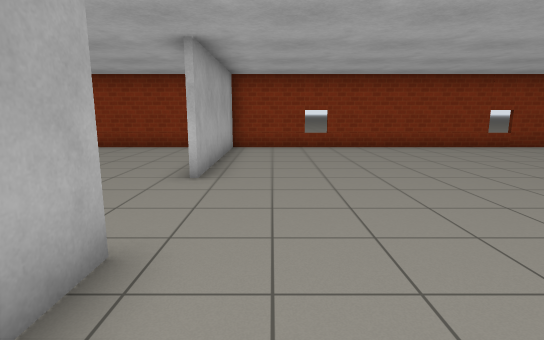
[1] (above)

21 first-person views from a walk through a world built for the Gazebo simulator. The camera is 1.2 m above the floor, tilts 10° down and sees 80° across. The floor is counted in squares, 1 m on a side. Each view is taken from the middle of a square. On the plan, view 1 faces up. The plan holds only what a view shows up to about 13 squares ahead; the rest is blank. Simple patterns stand in for the simulator's built-in surfaces.

[2]
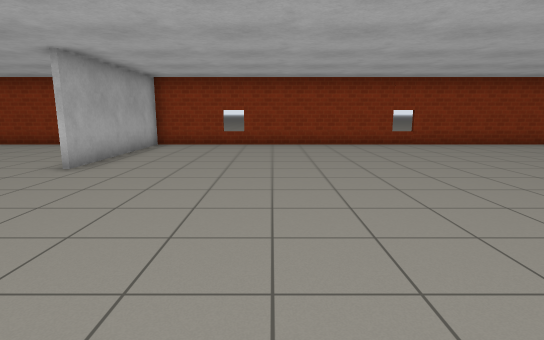

[3]
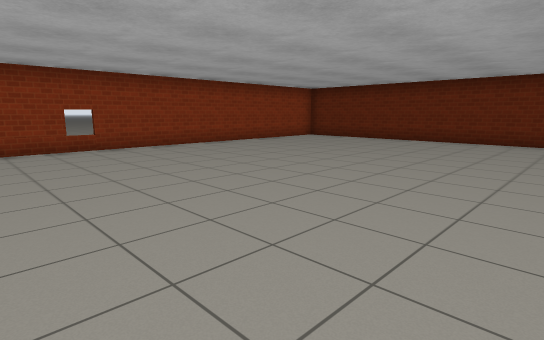

[4]
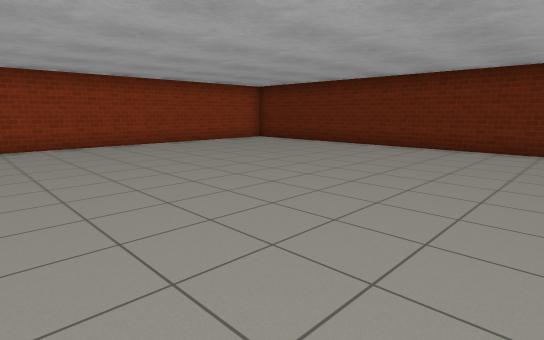

[5]
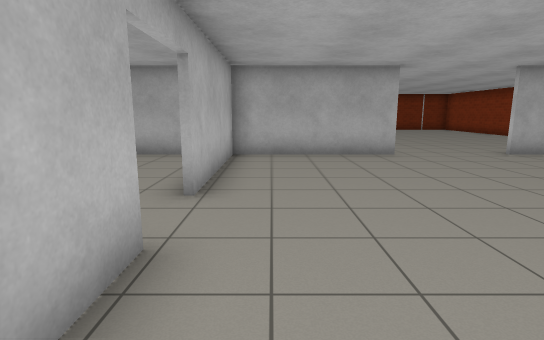

[6]
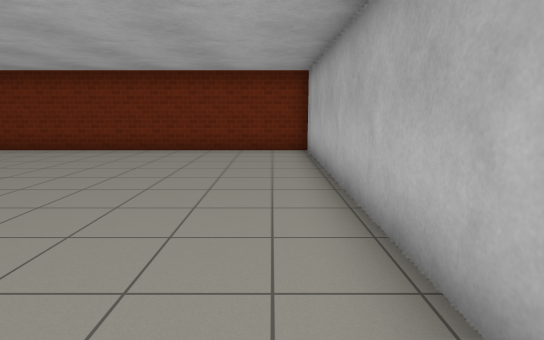

[7]
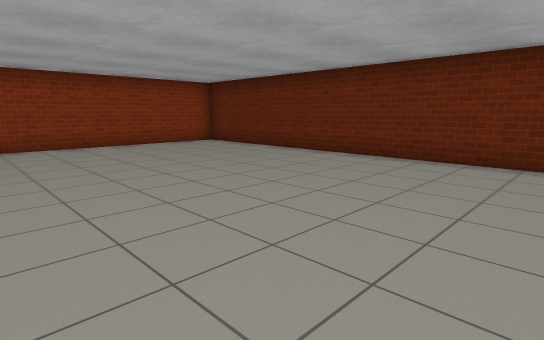

[8]
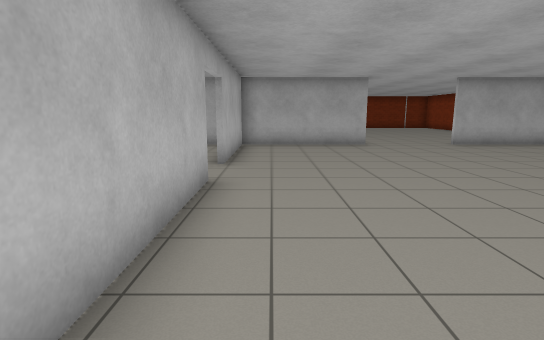

[9]
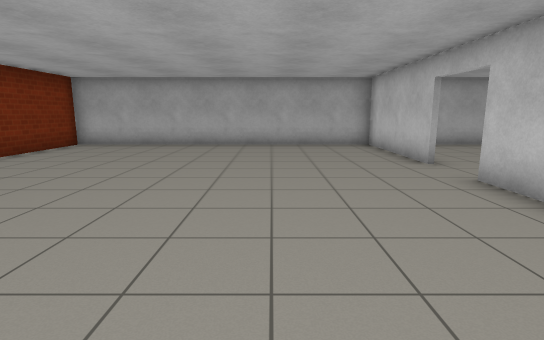

[10]
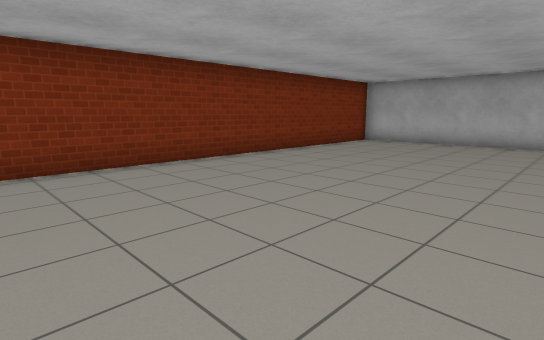

[11]
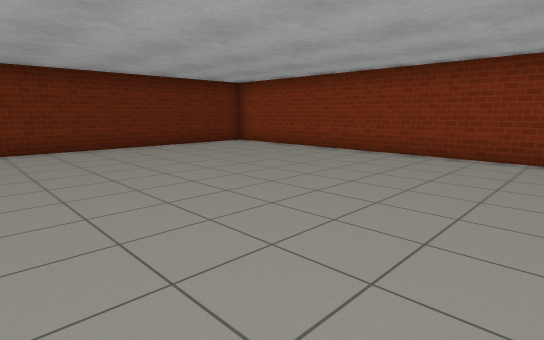

[12]
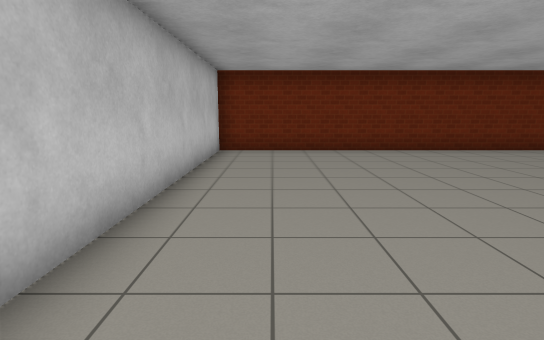

[13]
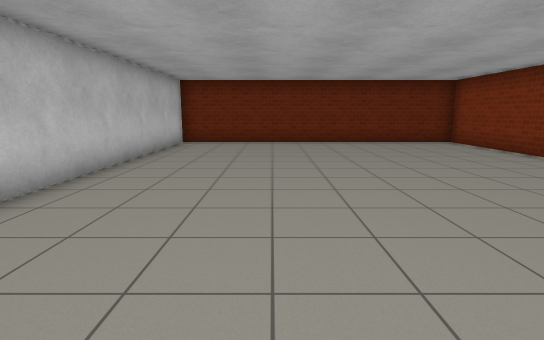

[14]
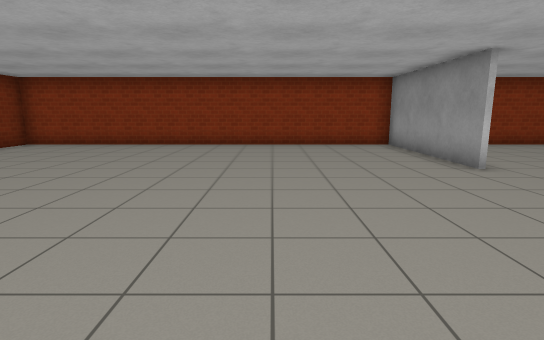

[15]
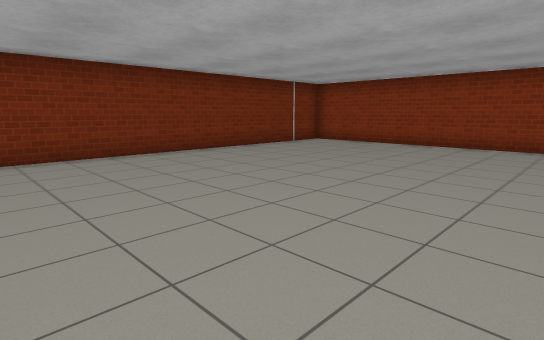

[16]
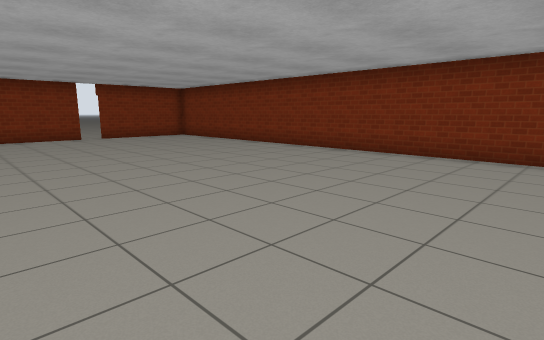

[17]
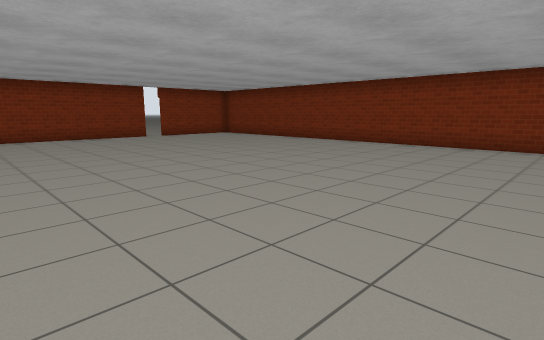

[18]
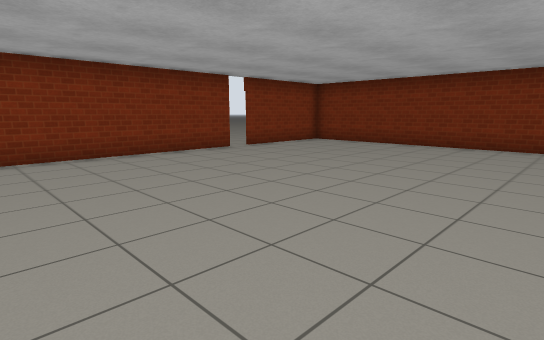

[19]
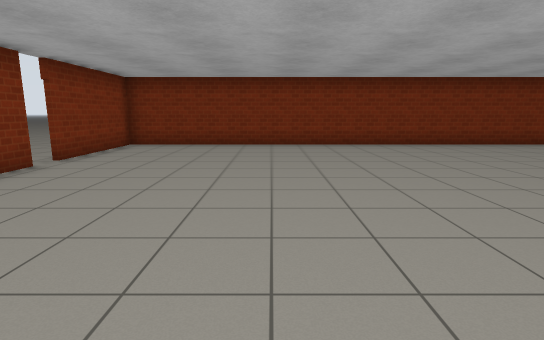

[20]
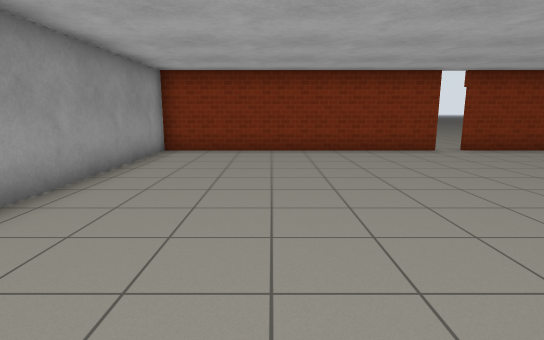

[21]
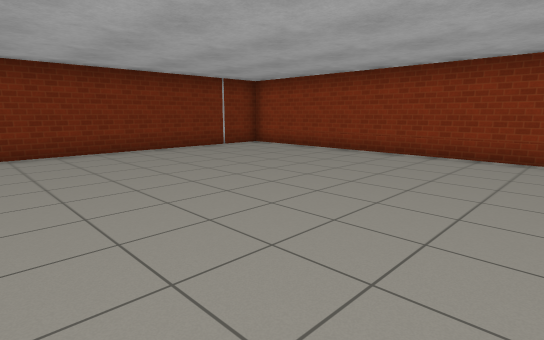

### Floor plan
Ten units are one square. View 1 is at (0, 0); x grows to the right and y downward. Boxes are objects, and circles mark ways between rooms. Rooms are numbered by the first view taken in them; rooms with no view inside come last. Other rooms are left out.
<svg viewBox="-159 -119 359 258">
<path fill="none" stroke="#000" d="M52 21 195 21M-14 -26 -14 19M174 -114 -14 -114 -14 -59M-14 21 35 21M195 20 195 -94M68 23 52 23M35 23 -14 23M-14 19 -14 134 192 134M195 23 102 23M195 129 195 20M-15 -59 -15 -114 -154 -114 -154 134 -111 134M-104 134 -15 134 -15 70"/>
<circle cx="45" cy="20" r="3" fill="#2a7"/>
<circle cx="-20" cy="-40" r="3" fill="#2a7"/>
<text x="80" y="-50">1</text>
<text x="80" y="70">2</text>
<text x="-90" y="0">3</text>
</svg>
Room 1 opens to room 2. Room 1 opens to room 3.

Where each view was taken, in squares from view 1:
view 1: 0 up, 0 right, facing up
view 2: 1 down, 3 right, facing up
view 3: 0 up, 5 right, facing up-right
view 4: 1 down, 8 right, facing up-right
view 5: 1 down, 8 right, facing left
view 6: 1 down, 9 right, facing right
view 7: 1 down, 11 right, facing up-right
view 8: 1 down, 11 right, facing left
view 9: 6 down, 11 right, facing left
view 10: 6 down, 12 right, facing down-left
view 11: 4 down, 8 right, facing down-right
view 12: 4 down, 9 right, facing right
view 13: 6 down, 6 right, facing right
view 14: 1 down, 6 left, facing up
view 15: 1 down, 6 left, facing up-left
view 16: 3 up, 6 left, facing down-left
view 17: 3 up, 3 left, facing down-left
view 18: 4 down, 3 left, facing down-left
view 19: 8 down, 3 left, facing left
view 20: 3 down, 5 left, facing down
view 21: 2 up, 5 left, facing up-left
